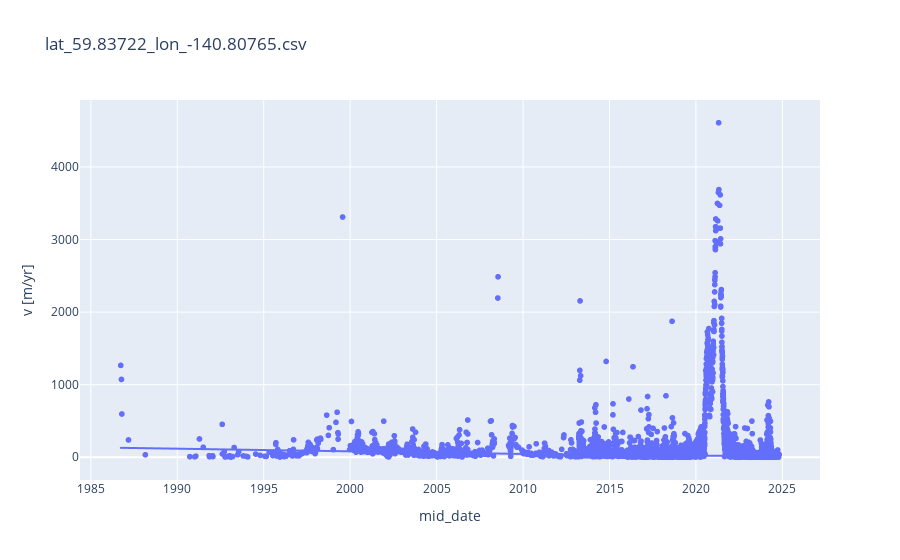
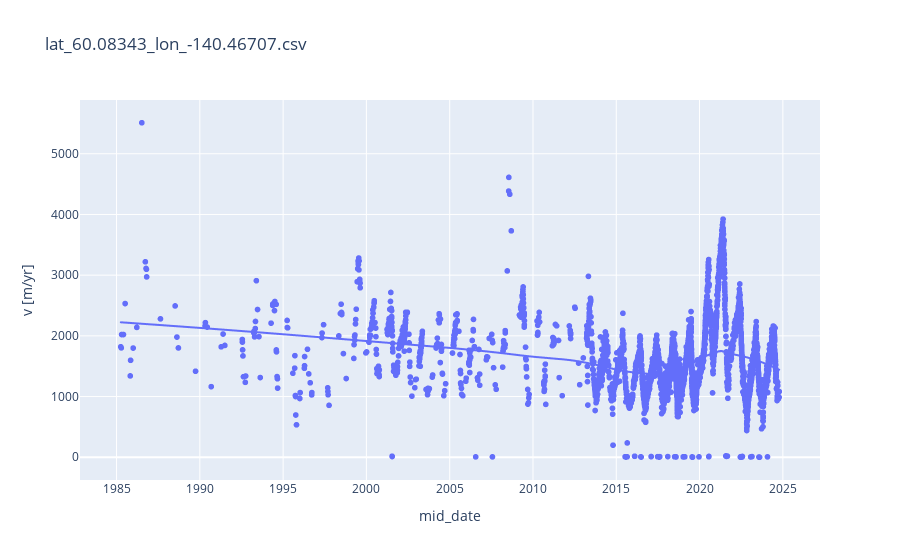
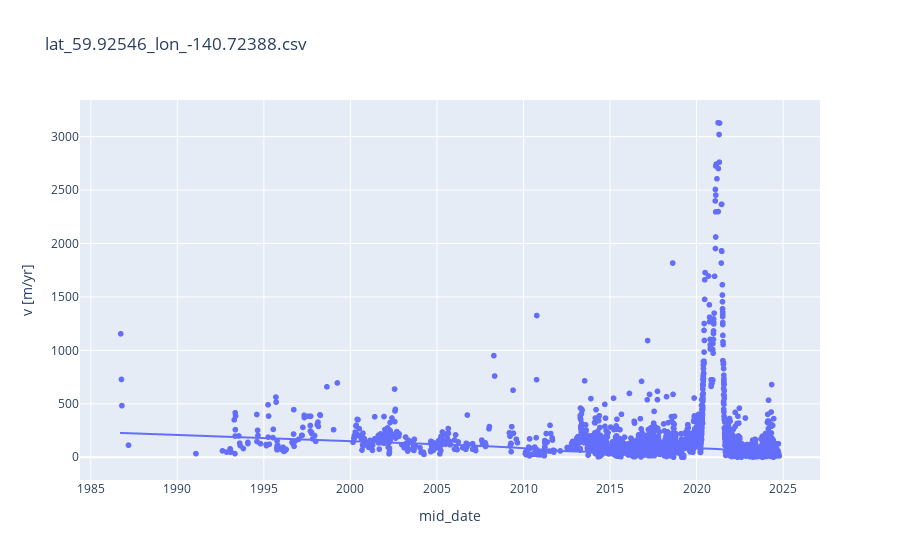
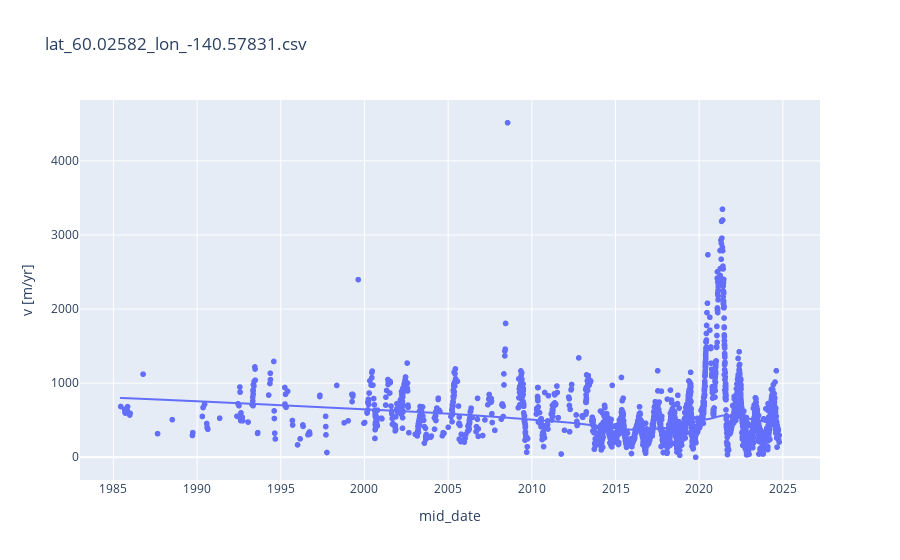

Notebook code cell kept with these figures, in order:
### Markdown cell above
# Global Glacier Velocity Point Data Access

<h3><left><a href="https://its-live.jpl.nasa.gov/"><img align="middle" src="https://its-live-data.s3.amazonaws.com/documentation/ITS_LIVE_logo.png" width="200px"/></a></left></h3>

### Code cell
import pandas as pd
import os 
import plotly.express as px

# Load the data (get only csv files)

data_dir = "itslive-data"
files = [f for f in os.listdir(data_dir) if f.endswith('.csv')]
print(files)

for file in files:

    df = pd.read_csv(data_dir+"/"+file)
    df['mid_date'] = pd.to_datetime(df['mid_date'])

    print(df.head())

    fig = px.scatter(df, x='mid_date', y=' v [m/yr]', title=file, trendline='lowess')
    fig.show()

### Figure 1 — Plotly figure (JSON) as saved in the notebook; plotly's stock layout.template omitted (floating-point values rounded to 4 significant figures; data arrays with more than 128 entries replaced by an {"elided": "..."} marker saying what was removed)
{"data": [{"hovertemplate": "mid_date=%{x}<br> v [m/yr]=%{y}<extra></extra>", "legendgroup": "", "marker": {"color": "#636efa", "symbol": "circle"}, "mode": "markers", "name": "", "showlegend": false, "type": "scattergl", "x": {"elided": "12022 str values"}, "xaxis": "x", "y": {"elided": "12022 int values"}, "yaxis": "y"}, {"hovertemplate": "<b>LOWESS trendline</b><br><br>mid_date=%{x}<br> v [m/yr]=%{y} <b>(trend)</b><extra></extra>", "legendgroup": "", "marker": {"color": "#636efa", "symbol": "circle"}, "mode": "lines", "name": "", "showlegend": false, "type": "scattergl", "x": {"elided": "12022 str values"}, "xaxis": "x", "y": {"elided": "12022 float values"}, "yaxis": "y"}], "layout": {"legend": {"tracegroupgap": 0}, "title": {"text": "lat_59.83722_lon_-140.80765.csv"}, "xaxis": {"anchor": "y", "domain": [0, 1], "title": {"text": "mid_date"}}, "yaxis": {"anchor": "x", "domain": [0, 1], "title": {"text": " v [m/yr]"}}}}

### Figure 2 — Plotly figure (JSON) as saved in the notebook; plotly's stock layout.template omitted (floating-point values rounded to 4 significant figures; data arrays with more than 128 entries replaced by an {"elided": "..."} marker saying what was removed)
{"data": [{"hovertemplate": "mid_date=%{x}<br> v [m/yr]=%{y}<extra></extra>", "legendgroup": "", "marker": {"color": "#636efa", "symbol": "circle"}, "mode": "markers", "name": "", "showlegend": false, "type": "scattergl", "x": {"elided": "5293 str values"}, "xaxis": "x", "y": {"elided": "5293 int values"}, "yaxis": "y"}, {"hovertemplate": "<b>LOWESS trendline</b><br><br>mid_date=%{x}<br> v [m/yr]=%{y} <b>(trend)</b><extra></extra>", "legendgroup": "", "marker": {"color": "#636efa", "symbol": "circle"}, "mode": "lines", "name": "", "showlegend": false, "type": "scattergl", "x": {"elided": "5293 str values"}, "xaxis": "x", "y": {"elided": "5293 float values"}, "yaxis": "y"}], "layout": {"legend": {"tracegroupgap": 0}, "title": {"text": "lat_60.08343_lon_-140.46707.csv"}, "xaxis": {"anchor": "y", "domain": [0, 1], "title": {"text": "mid_date"}}, "yaxis": {"anchor": "x", "domain": [0, 1], "title": {"text": " v [m/yr]"}}}}

### Figure 3 — Plotly figure (JSON) as saved in the notebook; plotly's stock layout.template omitted (floating-point values rounded to 4 significant figures; data arrays with more than 128 entries replaced by an {"elided": "..."} marker saying what was removed)
{"data": [{"hovertemplate": "mid_date=%{x}<br> v [m/yr]=%{y}<extra></extra>", "legendgroup": "", "marker": {"color": "#636efa", "symbol": "circle"}, "mode": "markers", "name": "", "showlegend": false, "type": "scattergl", "x": {"elided": "9844 str values"}, "xaxis": "x", "y": {"elided": "9844 int values"}, "yaxis": "y"}, {"hovertemplate": "<b>LOWESS trendline</b><br><br>mid_date=%{x}<br> v [m/yr]=%{y} <b>(trend)</b><extra></extra>", "legendgroup": "", "marker": {"color": "#636efa", "symbol": "circle"}, "mode": "lines", "name": "", "showlegend": false, "type": "scattergl", "x": {"elided": "9844 str values"}, "xaxis": "x", "y": {"elided": "9844 float values"}, "yaxis": "y"}], "layout": {"legend": {"tracegroupgap": 0}, "title": {"text": "lat_59.92546_lon_-140.72388.csv"}, "xaxis": {"anchor": "y", "domain": [0, 1], "title": {"text": "mid_date"}}, "yaxis": {"anchor": "x", "domain": [0, 1], "title": {"text": " v [m/yr]"}}}}

### Figure 4 — Plotly figure (JSON) as saved in the notebook; plotly's stock layout.template omitted (floating-point values rounded to 4 significant figures; data arrays with more than 128 entries replaced by an {"elided": "..."} marker saying what was removed)
{"data": [{"hovertemplate": "mid_date=%{x}<br> v [m/yr]=%{y}<extra></extra>", "legendgroup": "", "marker": {"color": "#636efa", "symbol": "circle"}, "mode": "markers", "name": "", "showlegend": false, "type": "scattergl", "x": {"elided": "4645 str values"}, "xaxis": "x", "y": {"elided": "4645 int values"}, "yaxis": "y"}, {"hovertemplate": "<b>LOWESS trendline</b><br><br>mid_date=%{x}<br> v [m/yr]=%{y} <b>(trend)</b><extra></extra>", "legendgroup": "", "marker": {"color": "#636efa", "symbol": "circle"}, "mode": "lines", "name": "", "showlegend": false, "type": "scattergl", "x": {"elided": "4645 str values"}, "xaxis": "x", "y": {"elided": "4645 float values"}, "yaxis": "y"}], "layout": {"legend": {"tracegroupgap": 0}, "title": {"text": "lat_60.02582_lon_-140.57831.csv"}, "xaxis": {"anchor": "y", "domain": [0, 1], "title": {"text": "mid_date"}}, "yaxis": {"anchor": "x", "domain": [0, 1], "title": {"text": " v [m/yr]"}}}}
